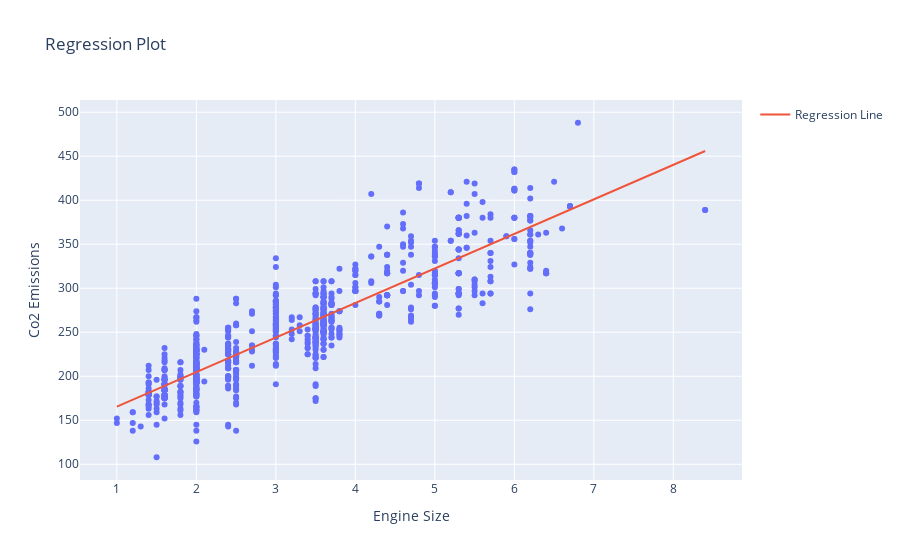

Notebook cell for this chart:
### Markdown cell above
As mentioned before, **Coefficient** and **Intercept** in the simple linear regression, are the parameters of the fit line.
Given that it is a simple linear regression, with only 2 parameters, and knowing that the parameters are the intercept and slope of the line, sklearn can estimate them directly from our data.
Notice that all of the data must be available to traverse and calculate the parameters.

### Code cell
fig = px.scatter(x=x_train['ENGINESIZE'], y=y_train['CO2EMISSIONS'],
                labels={'x':'Engine Size', 'y':'Co2 Emissions'},
                title='Regression Plot')


fig.add_trace(go.Scatter(x=x_train['ENGINESIZE'],
                         y=126.189 + 39.248*x_train['ENGINESIZE'],
                         name='Regression Line'))
fig.show()

### Figure 1 — Plotly figure (JSON) as saved in the notebook; plotly's stock layout.template omitted (floating-point values rounded to 4 significant figures; data arrays with more than 128 entries replaced by an {"elided": "..."} marker saying what was removed)
{"data": [{"hovertemplate": "Engine Size=%{x}<br>Co2 Emissions=%{y}<extra></extra>", "legendgroup": "", "marker": {"color": "#636efa", "symbol": "circle"}, "mode": "markers", "name": "", "orientation": "v", "showlegend": false, "type": "scatter", "x": {"elided": "853 float values"}, "xaxis": "x", "y": {"elided": "853 int values"}, "yaxis": "y"}, {"name": "Regression Line", "type": "scatter", "x": {"elided": "853 float values"}, "y": {"elided": "853 float values"}}], "layout": {"autosize": true, "legend": {"tracegroupgap": 0}, "title": {"text": "Regression Plot"}, "xaxis": {"anchor": "y", "autorange": true, "domain": [0, 1], "range": [0.4013, 8.999], "title": {"text": "Engine Size"}, "type": "linear"}, "yaxis": {"anchor": "x", "autorange": true, "domain": [0, 1], "range": [76.64, 519.4], "title": {"text": "Co2 Emissions"}, "type": "linear"}}}
